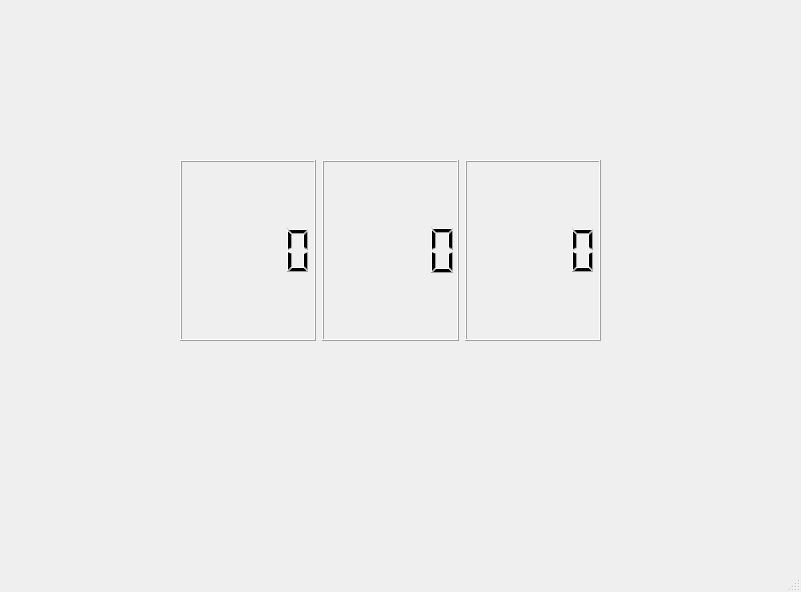
<?xml version="1.0" encoding="UTF-8"?>
<ui version="4.0">
 <class>MainWindow</class>
 <widget class="QMainWindow" name="MainWindow">
  <property name="geometry">
   <rect>
    <x>0</x>
    <y>0</y>
    <width>801</width>
    <height>592</height>
   </rect>
  </property>
  <property name="windowTitle">
   <string>MainWindow</string>
  </property>
  <widget class="QWidget" name="centralwidget">
   <widget class="QWidget" name="">
    <property name="geometry">
     <rect>
      <x>180</x>
      <y>160</y>
      <width>421</width>
      <height>181</height>
     </rect>
    </property>
    <layout class="QHBoxLayout" name="horizontalLayout">
     <item>
      <widget class="QLCDNumber" name="lcdNumber_Hours"/>
     </item>
     <item>
      <widget class="QLCDNumber" name="lcdNumber_Minutes"/>
     </item>
     <item>
      <widget class="QLCDNumber" name="lcdNumber_Seconds"/>
     </item>
    </layout>
   </widget>
  </widget>
  <widget class="QMenuBar" name="menubar">
   <property name="geometry">
    <rect>
     <x>0</x>
     <y>0</y>
     <width>801</width>
     <height>22</height>
    </rect>
   </property>
  </widget>
  <widget class="QStatusBar" name="statusbar"/>
 </widget>
 <resources/>
 <connections/>
</ui>
